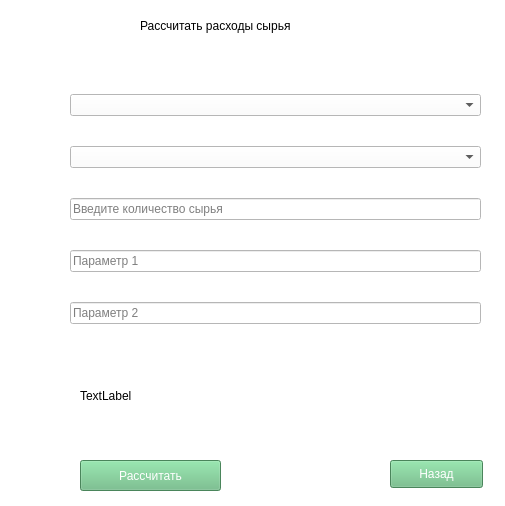
<?xml version="1.0" encoding="UTF-8"?>
<ui version="4.0">
 <class>FunctionForm</class>
 <widget class="QWidget" name="FunctionForm">
  <property name="geometry">
   <rect>
    <x>0</x>
    <y>0</y>
    <width>505</width>
    <height>506</height>
   </rect>
  </property>
  <property name="windowTitle">
   <string>Каклькулятор расходов</string>
  </property>
  <property name="styleSheet">
   <string notr="true">font: 10pt &quot;Segoe UI&quot;;
background-color: rgb(255, 255, 255);
color: rgb(0, 0, 0);
</string>
  </property>
  <widget class="QLabel" name="label">
   <property name="geometry">
    <rect>
     <x>140</x>
     <y>10</y>
     <width>231</width>
     <height>31</height>
    </rect>
   </property>
   <property name="text">
    <string>Рассчитать расходы сырья</string>
   </property>
  </widget>
  <widget class="QLabel" name="result">
   <property name="geometry">
    <rect>
     <x>80</x>
     <y>370</y>
     <width>401</width>
     <height>51</height>
    </rect>
   </property>
   <property name="text">
    <string>TextLabel</string>
   </property>
  </widget>
  <widget class="QPushButton" name="pushButton">
   <property name="geometry">
    <rect>
     <x>390</x>
     <y>460</y>
     <width>93</width>
     <height>28</height>
    </rect>
   </property>
   <property name="styleSheet">
    <string notr="true">background-color: rgb(103, 186, 128);
color: rgb(255, 255, 255);</string>
   </property>
   <property name="text">
    <string>Назад</string>
   </property>
  </widget>
  <widget class="QPushButton" name="pushButton_2">
   <property name="geometry">
    <rect>
     <x>80</x>
     <y>460</y>
     <width>141</width>
     <height>31</height>
    </rect>
   </property>
   <property name="styleSheet">
    <string notr="true">background-color: rgb(103, 186, 128);
color: rgb(255, 255, 255);</string>
   </property>
   <property name="text">
    <string>Рассчитать</string>
   </property>
  </widget>
  <widget class="QWidget" name="">
   <property name="geometry">
    <rect>
     <x>70</x>
     <y>70</y>
     <width>411</width>
     <height>281</height>
    </rect>
   </property>
   <layout class="QVBoxLayout" name="verticalLayout">
    <item>
     <widget class="QComboBox" name="typePr_cb"/>
    </item>
    <item>
     <widget class="QComboBox" name="typeMat_cb"/>
    </item>
    <item>
     <widget class="QLineEdit" name="count_mat">
      <property name="placeholderText">
       <string>Введите количество сырья</string>
      </property>
     </widget>
    </item>
    <item>
     <widget class="QLineEdit" name="par1">
      <property name="placeholderText">
       <string>Параметр 1</string>
      </property>
     </widget>
    </item>
    <item>
     <widget class="QLineEdit" name="par2">
      <property name="placeholderText">
       <string>Параметр 2</string>
      </property>
     </widget>
    </item>
   </layout>
  </widget>
 </widget>
 <resources/>
 <connections/>
</ui>
